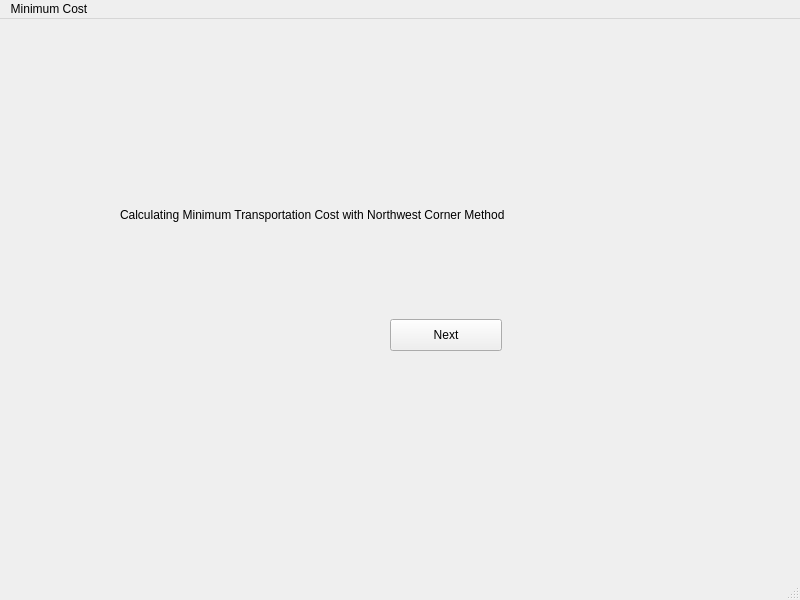
<?xml version="1.0" encoding="UTF-8"?>
<ui version="4.0">
 <class>MainWindow</class>
 <widget class="QMainWindow" name="MainWindow">
  <property name="geometry">
   <rect>
    <x>0</x>
    <y>0</y>
    <width>800</width>
    <height>600</height>
   </rect>
  </property>
  <property name="windowTitle">
   <string>MainWindow</string>
  </property>
  <widget class="QWidget" name="centralwidget">
   <widget class="QPushButton" name="pushButton">
    <property name="geometry">
     <rect>
      <x>390</x>
      <y>300</y>
      <width>112</width>
      <height>32</height>
     </rect>
    </property>
    <property name="text">
     <string>Next</string>
    </property>
   </widget>
   <widget class="QLabel" name="label">
    <property name="geometry">
     <rect>
      <x>120</x>
      <y>140</y>
      <width>521</width>
      <height>111</height>
     </rect>
    </property>
    <property name="text">
     <string>Calculating Minimum Transportation Cost with Northwest Corner Method</string>
    </property>
   </widget>
  </widget>
  <widget class="QMenuBar" name="menubar">
   <property name="geometry">
    <rect>
     <x>0</x>
     <y>0</y>
     <width>800</width>
     <height>22</height>
    </rect>
   </property>
   <widget class="QMenu" name="menuMinimum_Cost">
    <property name="title">
     <string>Minimum Cost</string>
    </property>
   </widget>
   <addaction name="menuMinimum_Cost"/>
  </widget>
  <widget class="QStatusBar" name="statusbar"/>
 </widget>
 <resources/>
 <connections/>
</ui>
